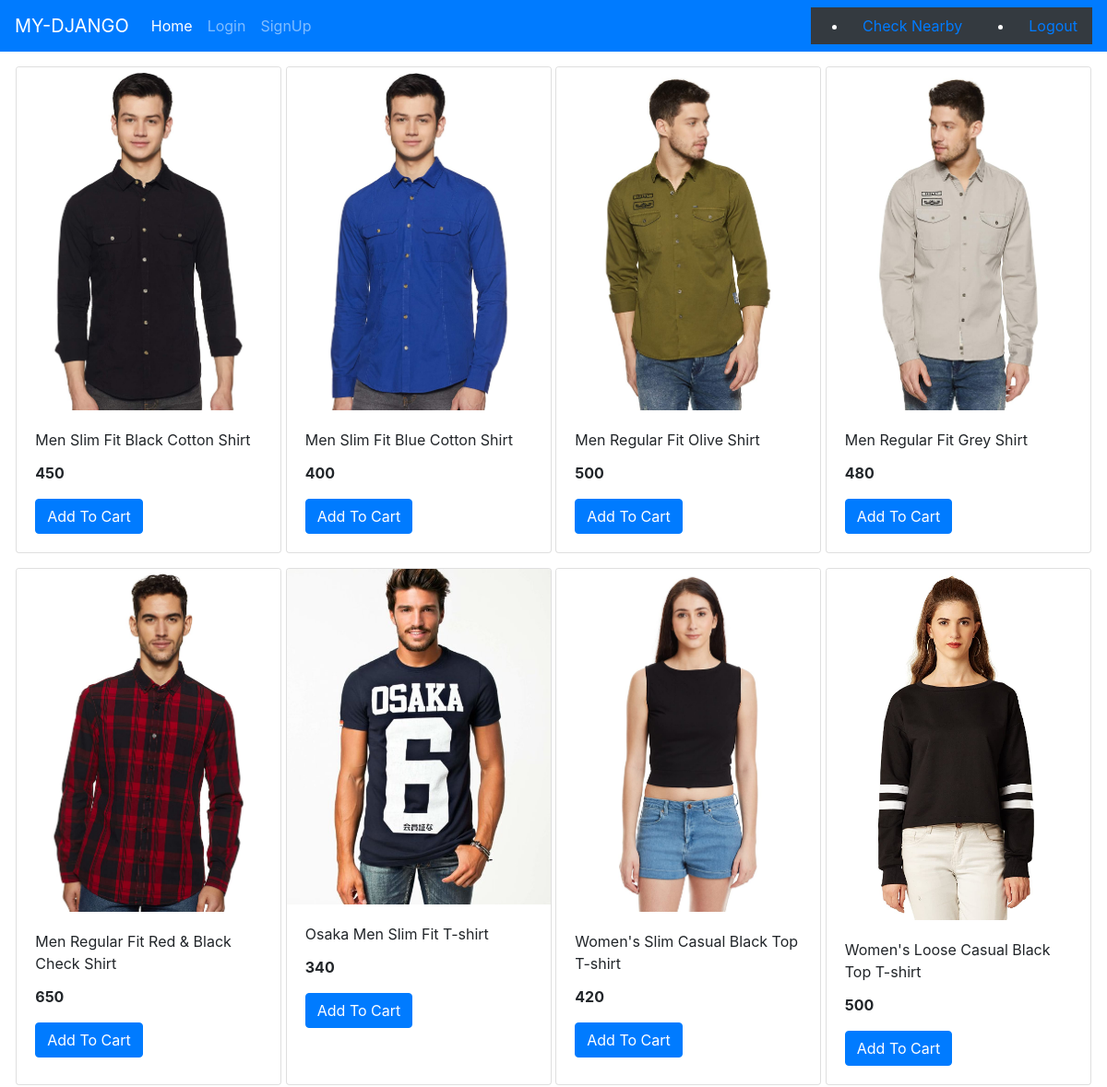
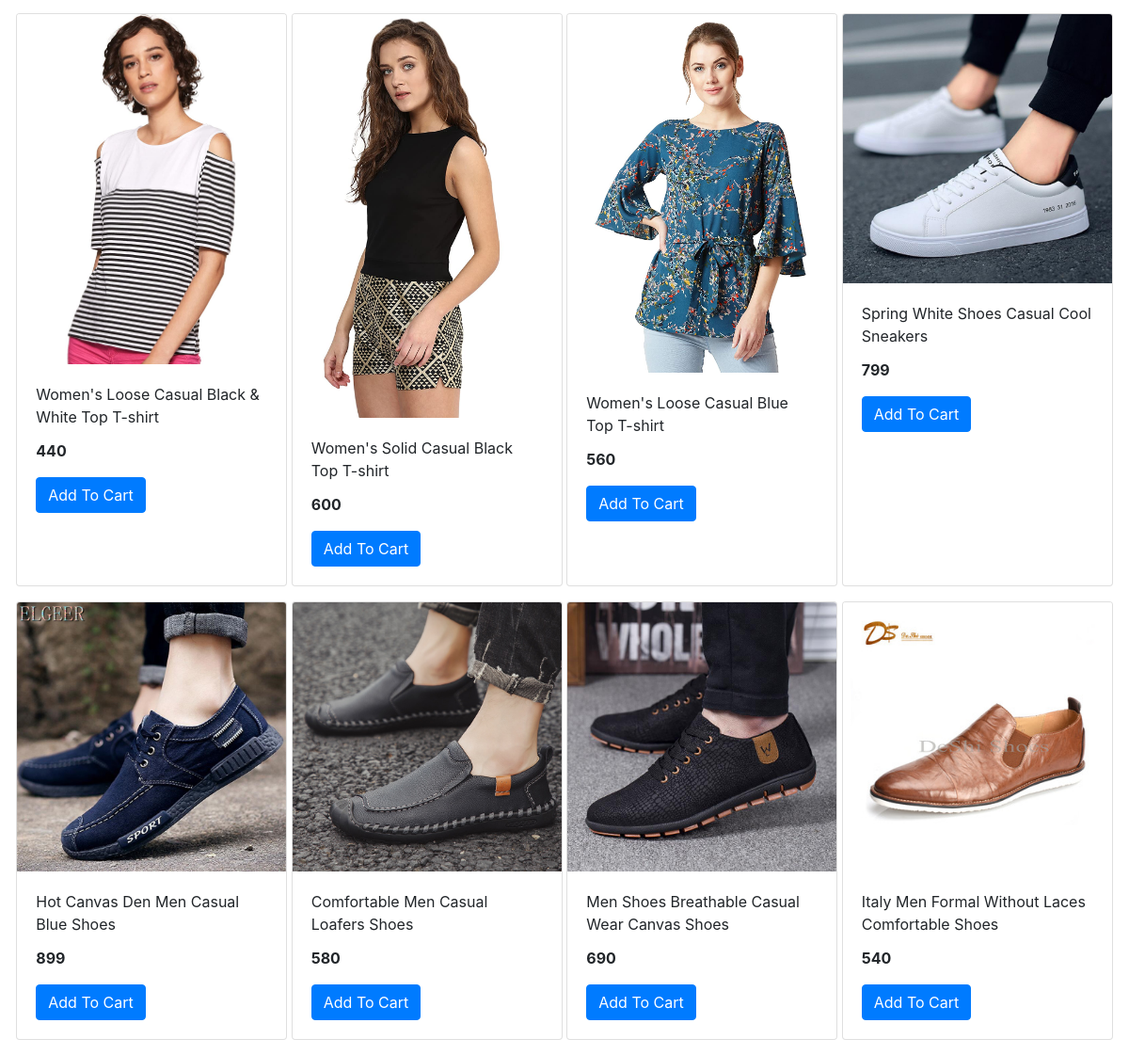
The page / on the database its author committed (2 pictures, top to bottom).
### store/models/product.py (models this page shows)
class Product(models.Model):
    name = models.CharField(max_length=50)
    price = models.IntegerField(default= 0)
    category = models.ForeignKey(Category, on_delete= models.CASCADE,default=1, max_length=200)
    description = models.CharField(max_length= 200, default= '', null= True, blank= True)
    image = models.ImageField(upload_to = 'uploads/products/')
    @staticmethod
    def get_all_products():
        return Product.objects.all()

### store/views.py (the view)
# urls.py: path('', views.index, name='home'),
def index(request):
    prds = Product.get_all_products()
    return render(request, 'index.html', {'products' : prds})

### store/templates/index.html
{% extends 'base.html' %}
{% block content %}
      <div class="container-fluid mt-3">
        <div class="row mx-auto">
            {% for product in products %}
            <div class="card mx-auto mb-3" style="width: 18rem;">
                <img class="card-img-top" src="{{product.image.url}}" class="card-img-top" alt="...">
                <div class="card-body">
                  <p class="card-title">{{product.name}}</p>
                  <p class="card-text"><b>{{product.price}}</b></p>
                  <a href="#" class="btn btn-primary">Add To Cart</a>
                </div>
            </div>
            {% endfor %}
        </div>
      </div>
 {% endblock %}

### store/templates/base.html (shortened to what this page needs)
<!doctype html>
<html lang="en">
  <head>
    <link rel="stylesheet" href="https://stackpath.bootstrapcdn.com/bootstrap/4.5.0/css/bootstrap.min.css">
  </head>
  <body>
      <nav class="navbar navbar-expand-lg navbar-dark bg-primary">
        <a class="navbar-brand" href="/">MY-DJANGO</a>
        <div class="collapse navbar-collapse" id="navbarSupportedContent">
          <ul class="navbar-nav mr-auto">
            <li class="nav-item active">
              <a class="nav-link" href="/">Home <span class="sr-only">(current)</span></a>
            </li>
            <li class="nav-item">
              <a class="nav-link" href="/login">Login</a>
            </li>
            <li class="nav-item">
              <a class="nav-link " href="/signup">SignUp</a>
            </li>
          </ul>
          <ul class="my-2 my-lg-0 ml-auto text-white bg-dark">
            <li class="nav-item">
                <a class="nav-link " href="/nearest_restaurants">Check Nearby</a>
              </li>
          </ul>
          <ul class="my-2 my-lg-0 ml-lg text-white bg-dark">
            <li class="nav-item">
                <a class="nav-link " href="/login">Logout</a>
              </li>
          </ul>
        </div>
      </nav>
        {% block content %}
        {% endblock %}
  </body>
</html>

### rows shown on the page
Product: image (picture), name "Men Slim Fit Black Cotton Shirt", price "450"
Product: image (picture), name "Men Slim Fit Blue Cotton Shirt", price "400"
Product: image (picture), name "Men Regular Fit Olive Shirt", price "500"
Product: image (picture), name "Men Regular Fit Grey Shirt", price "480"
Product: image (picture), name "Men Regular Fit Red & Black Check Shirt", price "650"
Product: image (picture), name "Osaka Men Slim Fit T-shirt", price "340"
Product: image (picture), name "Women's Slim Casual Black Top T-shirt", price "420"
Product: image (picture), name "Women's Loose Casual Black Top T-shirt", price "500"
Product: image (picture), name "Women's Loose Casual Black & White Top T-shirt", price "440"
Product: image (picture), name "Women's Solid Casual Black Top T-shirt", price "600"
Product: image (picture), name "Women's Loose Casual Blue Top T-shirt", price "560"
Product: image (picture), name "Spring White Shoes Casual Cool Sneakers", price "799"
Product: image (picture), name "Hot Canvas Den Men Casual Blue Shoes", price "899"
Product: image (picture), name "Comfortable Men Casual Loafers Shoes", price "580"
Product: image (picture), name "Men Shoes Breathable Casual Wear Canvas Shoes", price "690"
Product: image (picture), name "Italy Men Formal Without Laces Comfortable Shoes", price "540"
